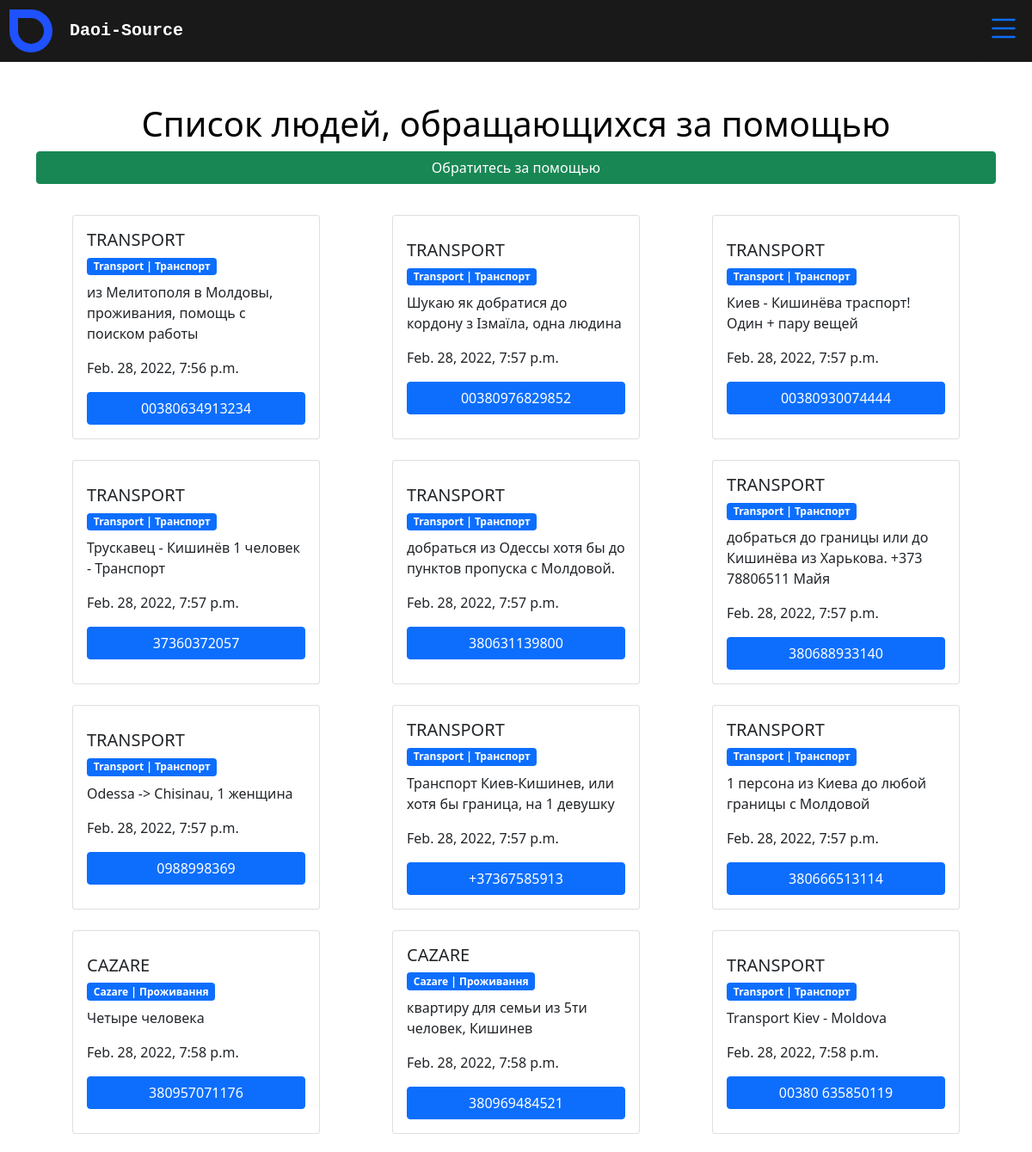
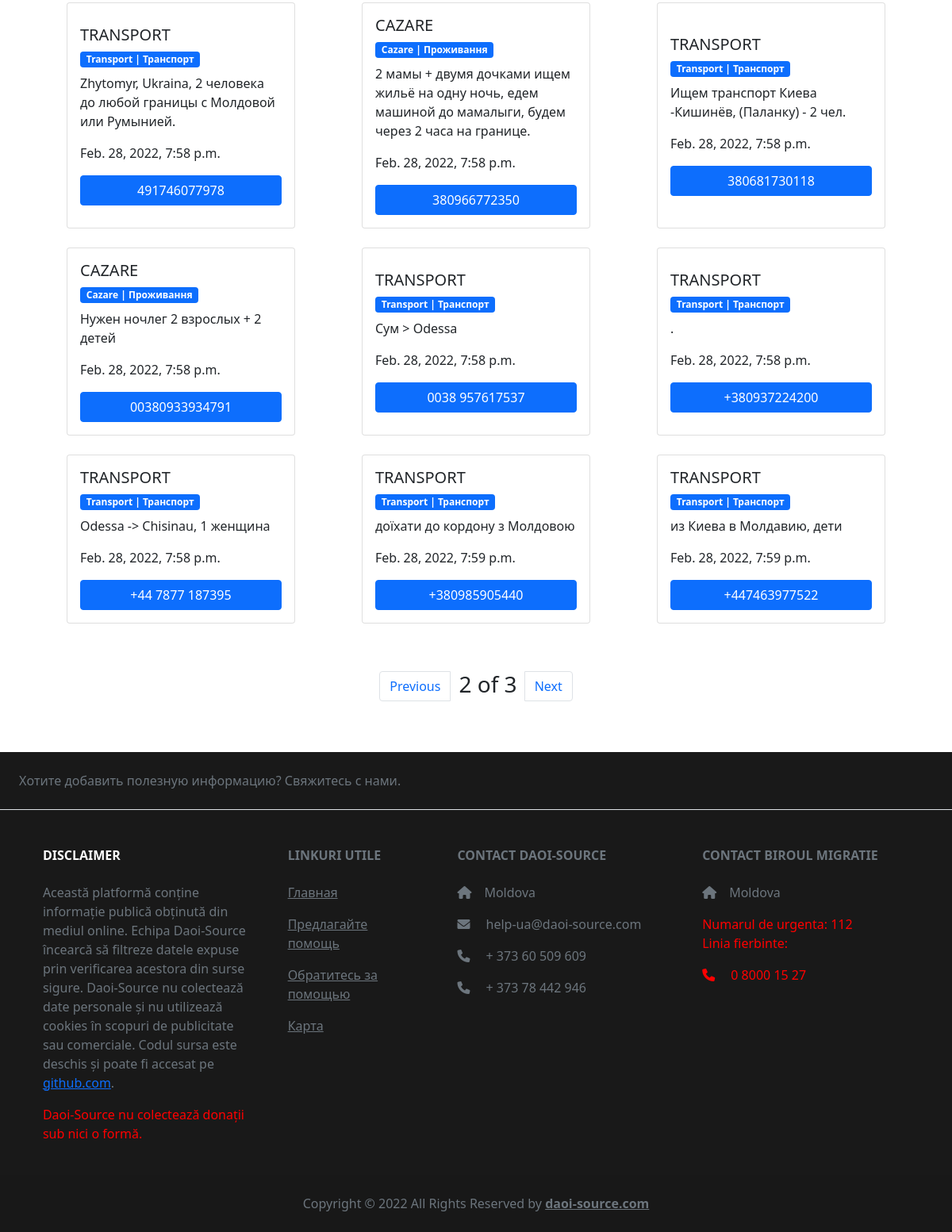
Page /need_help_list/?page=2 on the committed database (2 pictures, top to bottom).
### main/models.py (models this page shows)
class NeedHelp(models.Model):
    title = models.CharField(max_length=20,db_column="title")
    name = models.CharField(max_length=255)
    tel = models.CharField(max_length=15)
    details = models.TextField(max_length=1000)
    mod_date = models.DateTimeField(auto_now=True)
    link = models.URLField(max_length=1000, blank=True)
    valabil = models.BooleanField(default=True)
    class Category(models.TextChoices):
        cazare = "cazare", 'Cazare | Проживання'
        transport = "transport", 'Transport | Транспорт'
        consiliere = "consiliere", 'Consiliere | Консультування'
        voluntariat = 'voluntariat', 'Волонтерство, переклад'
        donatii = 'donatii', 'Haine, alimente | Одяг, їжа'
        lucru = 'lucru', 'Lucru | Работа '
    category = models.CharField(max_length=20, choices=Category.choices, null=True, default="None")
    def __str__(self):
        return f"{self.category}"

### main/views.py (the view)
# urls.py: path("need_help_list/", need_help_list, name="need_help_list" ),
def need_help_list(request):
    help_type = request.GET.get("help_type")
    help_list = NeedHelp.objects.order_by("-pk")
    all_list = help_list
    address = request.GET.get("address")
    if help_list:
        paginator = Paginator(help_list, 21)
    else:
        paginator = Paginator(all_list, 21)
    page_number = request.GET.get('page', 1)
    try:
        help = paginator.page(page_number)
    except PageNotAnInteger:
        page_number = 1
    except EmptyPage:
        page_number = paginator.page(paginator.num_pages)
    page_obj = paginator.get_page(page_number)
    context = {
        "help": help,
        "page_obj": page_obj,
        "page_number": page_number,
        "help_list": help_list,
        "help_type": help_type,
        "address": address,
    }
    return render(request, "main/help_list.html", context=context)

### main/templates/main/help_list.html (shortened to what this page needs)
{% extends 'base.html' %}
{% block main %}
<br>
<div class="container">
<div class="container">
  <br>
  {% if request.path == "/help_list/" %}
  {% csrf_token %}
  <form method="get" class="row align-items-center justify-content-center">
    <h1 class="text-center">Список людей, готовых помочь</h1>
    <div class="form-group">
      <label for="category">Category</label>
      <select name="category" id="category" class="form-control" required>
        {% if help_type %}
        <option value="{{ help_type }}">{{help_type|upper}}</option>
        {% endif %}
        <option value="cazare">Cazare | Проживання</option>
        <option value="transport">Transport | Транспорт</option>
        <option value="consiliere">Consiliere | Консультування</option>
        <option value="voluntariat">Волонтерство, переклад</option>
        <option value="donatii">Haine, alimente | Одяг, їжа</option>
        <option value="lucru">Lucru | Работа</option>
        <option value="medical">Servicii medicale | Медицинские услуги</option>
      </select>
    </div>
            <label for="address">Please select the region</label>
            <select style="margin: .5rem;" class="form-control" id="address" name="address">
              {% if address %}
              <option disabled selected  value="">{{ address|upper }}</option>
              {% endif %}
              <option value="">All</option>
              <option value="chisinau">Chișinău</option>
              <option value="balti">Balți</option>
              <option value="comrat">Comrat</option>
              <option value="anenii_noi">Anenii Noi</option>
              <option value="basarabeasca">Basarabeasca</option>
              <option value="briceni">Briceni</option>
              <option value="cahul">Cahul</option>
              <option value="cantemir">Cantemir</option>
              <option value="calarasi">Călărași</option>
              <option value="causeni">Căușeni</option>
              <option value="cimislia">Cimișlia</option>
              <option value="criuleni">Criuleni</option>
              <option value="donduseni">Dondușeni</option>
              <option value="drochia">Drochia</option>
              <option value="dubasari">Dubăsari</option>
              <option value="edinet">Edineț</option>
              <option value="falesti">Fălești</option>
              <option value="floresti">Florești</option>
              <option value="glodeni">Glodeni</option>
              <option value="hincesti">Hîncești</option>
              <option value="ialoveni">Ialoveni</option>
              <option value="leova">Leova</option>
              <option value="nisporeni">Nisporeni</option>
              <option value="ocnita">Ocnița</option>
              <option value="orhei">Orhei</option>
              <option value="rezina">Rezina</option>
              <option value="riscani">Rîșcani</option>
              <option value="singerei">Sîngerei</option>
              <option value="soroca">Soroca</option>
              <option value="straseni">Strășeni</option>
              <option value="soldanesti">Șoldănești</option>
              <option value="stefan_voda">Ștefan Vodă</option>
              <option value="taraclia">Taraclia</option>
              <option value="telenesti">Telenești</option>
              <option value="ungheni">Ungheni</option>
            </select>
        <input style="margin: .5rem;" type="submit" class="btn btn-primary" value="Поиск">
        <a href="{% url 'help' %}" class="btn btn-success">Предлагайте помощь</a>
    </form>
  {% else %}
    <div class="row align-items-center justify-content-center">
      <h1 class="text-center">Список людей, обращающихся за помощью</h1>
      <br>
      <a href="{% url 'need_help' %}" class="btn btn-success">Обратитесь за помощью</a>
    </div>
  {% endif %}
  </div>
  <br>
<div class="container">
    <div class="row">
{% for item in help %}
<div class="col-md-4 col-sm-12 d-flex justify-content-center">
    <div class="card d-flex justify-content-center align-items-between" style="width: 18rem; margin:.75rem 0rem;min-height:200px ;">
        <div class="card-body d-flex justify-content-center align-items-between flex-column">
          <h5 class="card-title">{{ item|upper }}</h5>
          <h6><span class="badge bg-primary">{{ item.get_category_display }}</span></h6>
          <p class="card-text">{{ item.details }}</p>
          {% if item.mod_date%}
          <p class="card-text">{{ item.mod_date }}</p>
          {% elif item.pub_date %}
          <p class="card-text">{{ item.pub_date }}</p>
          {% else %}
          <p class="card-text">Feb. 25, 2022</p>
          {% endif %}
          <div class="position-relative bottom-0 d-flex align-items-end justify-content-center flex-column">
            <a href="tel:{{ item.tel }}" class="btn btn-primary col-sm-12">{{ item.tel }}</a>
          </div>
        </div>
      </div>
</div>
{% endfor %}
</div>
</div>
</div>
{% if help.has_other_pages %}
                <div class="container-fluid">
                <div class="container-fluid" style="width: 100%">
                    <div class="col-sm-12 d-flex justify-content-center" style="margin:3rem 0rem;">
                          <ul class="pagination" style="padding: 0px 5rem">
                                {% if help.has_previous %}
                                <li class="page-item"><a class="page-link" href="?page={{ help.previous_page_number }}">Previous</a></li>
                                {% endif %}
                                <h3 style="margin:0px 10px;width:max-content;">{{ page_number }} of {{ help.paginator.num_pages }}</h3>
                            {% if help.has_next %}
                            <li class="page-item"><a class="page-link" href="?page={{ help.next_page_number }}">Next</a></li>
                            {% endif %}
                          </ul>
                    </div>
                </div>
              </div>
            {% endif %}
{% endblock %}

### static/style.css (style rules this page uses)
body { background-repeat: no-repeat; background-position: center; }
h1 { color:rgb(0, 0, 0); margin:10px; }

### rows in the picture
NeedHelp: category "TRANSPORT", category "Transport | Транспорт", details "из Мелитополя в Молдовы, проживания, помощь с поиском работы", mod_date "Feb. 28, 2022, 7:56 p.m.", tel "00380634913234"
NeedHelp: category "TRANSPORT", category "Transport | Транспорт", details "Шукаю як добратися до кордону з Ізмаїла, одна людина", mod_date "Feb. 28, 2022, 7:57 p.m.", tel "00380976829852"
NeedHelp: category "TRANSPORT", category "Transport | Транспорт", details "Киев - Кишинёва траспорт! Oдин + пару вещей", mod_date "Feb. 28, 2022, 7:57 p.m.", tel "00380930074444"
NeedHelp: category "TRANSPORT", category "Transport | Транспорт", details "Трускавец - Кишинёв 1 человек - Транспорт", mod_date "Feb. 28, 2022, 7:57 p.m.", tel "37360372057"
NeedHelp: category "TRANSPORT", category "Transport | Транспорт", details "добраться из Одессы хотя бы до пунктов пропуска с Молдовой.", mod_date "Feb. 28, 2022, 7:57 p.m.", tel "380631139800"
NeedHelp: category "TRANSPORT", category "Transport | Транспорт", details "добраться до границы или до Кишинёва из Харькова. +373 78806511 Майя", mod_date "Feb. 28, 2022, 7:57 p.m.", tel "380688933140"
NeedHelp: category "TRANSPORT", category "Transport | Транспорт", details "Odessa -> Chisinau, 1 женщина", mod_date "Feb. 28, 2022, 7:57 p.m.", tel "0988998369"
NeedHelp: category "TRANSPORT", category "Transport | Транспорт", details "Транспорт Киев-Кишинев, или хотя бы граница, на 1 девушку", mod_date "Feb. 28, 2022, 7:57 p.m.", tel "+37367585913"
NeedHelp: category "TRANSPORT", category "Transport | Транспорт", details "1 персона из Киева до любой границы с Молдовой", mod_date "Feb. 28, 2022, 7:57 p.m.", tel "380666513114"
NeedHelp: category "CAZARE", category "Cazare | Проживання", details "Четыре человека", mod_date "Feb. 28, 2022, 7:58 p.m.", tel "380957071176"
NeedHelp: category "CAZARE", category "Cazare | Проживання", details "квартиру для семьи из 5ти человек, Кишинев", mod_date "Feb. 28, 2022, 7:58 p.m.", tel "380969484521"
NeedHelp: category "TRANSPORT", category "Transport | Транспорт", details "Transport Kiev - Moldova", mod_date "Feb. 28, 2022, 7:58 p.m.", tel "00380 635850119"
NeedHelp: category "TRANSPORT", category "Transport | Транспорт", details "Zhytomyr, Ukraina, 2 человека до любой границы с Молдовой или Румынией.", mod_date "Feb. 28, 2022, 7:58 p.m.", tel "491746077978"
NeedHelp: category "CAZARE", category "Cazare | Проживання", details "2 мамы + двумя дочками ищем жильё на одну ночь, едем машиной до мамалыги, будем через 2 часа на границе.", mod_date "Feb. 28, 2022, 7:58 p.m.", tel "380966772350"
NeedHelp: category "TRANSPORT", category "Transport | Транспорт", details "Ищем транспорт Киева -Кишинёв, (Паланку) - 2 чел.", mod_date "Feb. 28, 2022, 7:58 p.m.", tel "380681730118"
NeedHelp: category "CAZARE", category "Cazare | Проживання", details "Нужен ночлег 2 взрослых + 2 детей", mod_date "Feb. 28, 2022, 7:58 p.m.", tel "00380933934791"
NeedHelp: category "TRANSPORT", category "Transport | Транспорт", details "Cум > Odessa", mod_date "Feb. 28, 2022, 7:58 p.m.", tel "0038 957617537"
NeedHelp: category "TRANSPORT", category "Transport | Транспорт", details ".", mod_date "Feb. 28, 2022, 7:58 p.m.", tel "+380937224200"
NeedHelp: category "TRANSPORT", category "Transport | Транспорт", details "Odessa -> Chisinau, 1 женщина", mod_date "Feb. 28, 2022, 7:58 p.m.", tel "+44 7877 187395"
NeedHelp: category "TRANSPORT", category "Transport | Транспорт", details "доїхати до кордону з Молдовою", mod_date "Feb. 28, 2022, 7:59 p.m.", tel "+380985905440"
NeedHelp: category "TRANSPORT", category "Transport | Транспорт", details "из Киева в Молдавию, дети", mod_date "Feb. 28, 2022, 7:59 p.m.", tel "+447463977522"

### other values in the picture
{{ page_number }} "2"
{{ help.paginator.num_pages }} "3"
